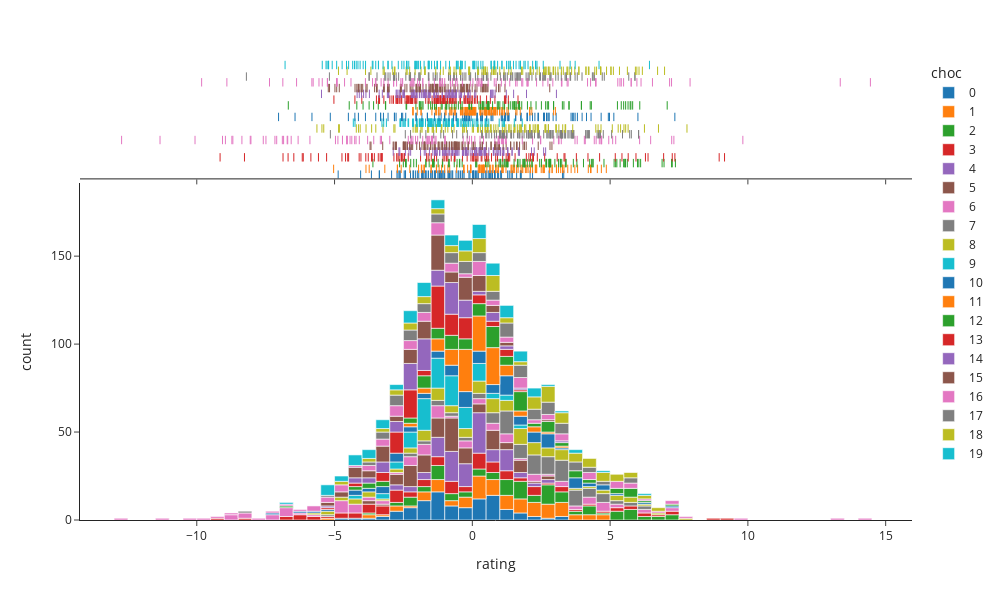

Here is the notebook cell this chart was saved with:
### Markdown cell above
## Visualising individual ratings

Individuals' ratings of chocolates are defined to be normally distributed, with the means and standard deviations of those normal distributions being the results of the population effects described above. So, each chocolate has a population level mean and standard deviation in appeal, and then the individual people have appeal ratings for each chocolate drawn from the normal distributions defined by those parameters.

Here we can see the total spread of all rating values given by people for all chocolates, as well as colour coding to show which chocolates fell into which areas on the appeal scale.

Due to the compounding effect of the individual variation on top of the population level variation in appeal, the range of values on the appeal scale is wider at the individual level than it was at the population level, with some ratings below -4 or above 4. The ratings remain constrained however to a range of values in a region of the scale, since the assumptions in each level of the generative model limit how wide the ratings can be.

### Code cell
sim_viz.plot_ratings(color='choc',
                     marginal='rug')
